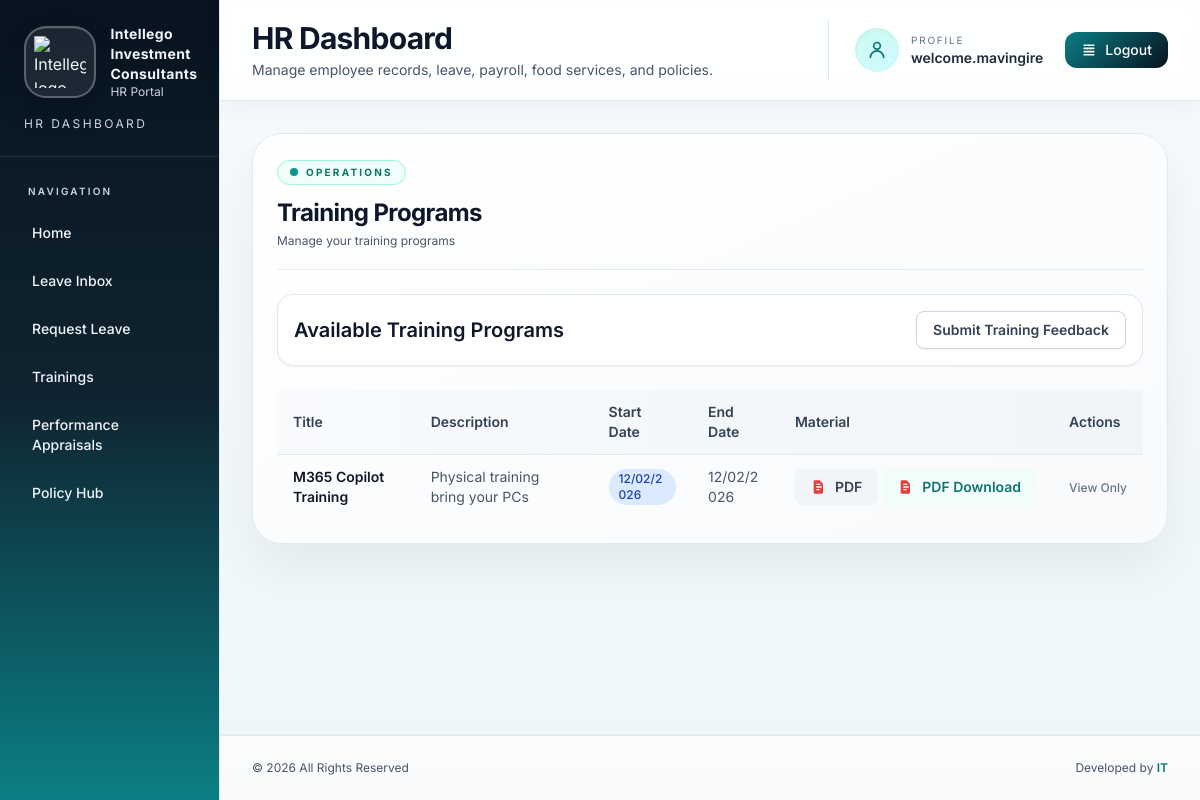
/training/ (signed in), run on an earlier commit of the app's database.
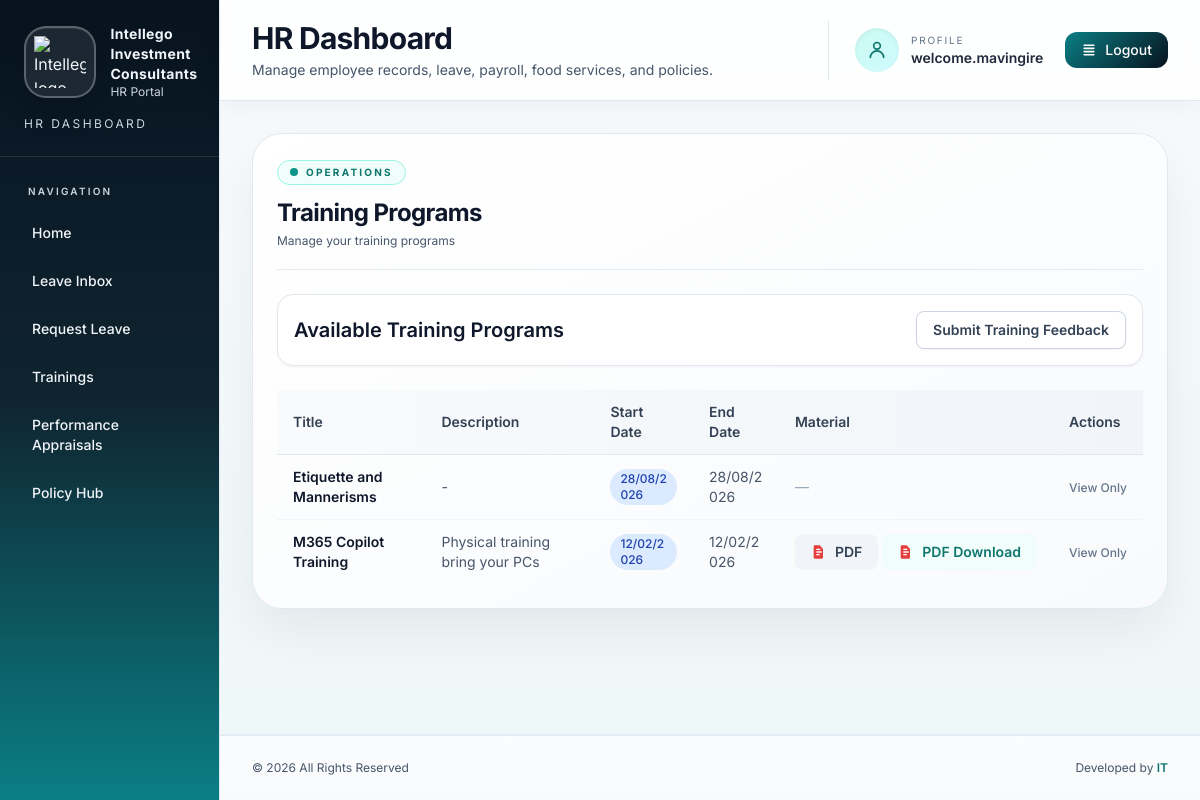
And on a later commit of the database.
### core/models.py (models this page shows, shortened)
class TrainingProgram(models.Model):
	title = models.CharField(max_length=160)
	description = models.TextField(blank=True)
	start_date = models.DateField(null=True, blank=True)
	end_date = models.DateField(null=True, blank=True)
	material_file = models.FileField(upload_to='training_materials/', null=True, blank=True)
	created_at = models.DateTimeField(auto_now_add=True)
	class Meta:
		ordering = ['-created_at']

### core/views.py (the view)
# urls.py: path('training/', TrainingProgramListView.as_view(), name='training-list'),
class TrainingProgramListView(ModuleListContextMixin, ListView):
	model = TrainingProgram
	template_name = 'core/training_list.html'
	context_object_name = 'items'
	page_title = 'Training Programs'
	create_url_name = 'core:training-create'
	hr_only_create = True
	def get_queryset(self):
		queryset = super().get_queryset()
		if is_hr_user(self.request.user):
			return queryset
		return queryset

### core/templatetags/file_icons.py (called while the page is built)
@register.filter
def file_icon(value):
    if not value:
        return 'file.svg'
    name = os.path.basename(value)
    _, ext = os.path.splitext(name.lower())
    return EXT_ICON_MAP.get(ext, 'file.svg')

@register.filter
def file_format(value):
    if not value:
        return 'FILE'
    name = os.path.basename(value)
    _, ext = os.path.splitext(name)
    return ext.replace('.', '').upper() if ext else 'FILE'

### core/views.py (called while the page is built)
def is_hr_user(user):
	return user.is_authenticated and (user.is_superuser or user.is_staff or user.groups.filter(name='HR').exists())

def is_management_user(user):
	return user.is_authenticated and user.groups.filter(name='Management').exists()

def get_user_employee_profile(user):
	if not user.is_authenticated:
		return None
	return EmployeeProfile.objects.filter(user=user).first()

def get_user_company(user):
	profile = get_user_employee_profile(user)
	return profile.company if profile else None

### templates/core/training_list.html (shortened to what the changed rows need)
{% extends 'core/module_base.html' %}
{% load static %}
{% load file_icons %}
{% block module_content %}
<div class="mb-6 flex flex-col gap-4 rounded-2xl border border-slate-200 bg-white p-4 shadow-sm sm:flex-row sm:items-center sm:justify-between">
    <h2 class="text-xl font-semibold text-slate-900">Available Training Programs</h2>
</div>
<div class="overflow-x-auto">
    <table class="min-w-full text-left text-sm">
        <thead class="border-b border-slate-200 bg-gradient-to-r from-slate-50 to-slate-100">
            <tr>
                <th class="px-4 py-3 font-semibold text-slate-700">
                    Title
                </th>
                <th class="px-4 py-3 font-semibold text-slate-700">Description</th>
                <th class="px-4 py-3 font-semibold text-slate-700">
                    Start Date
                </th>
                <th class="px-4 py-3 font-semibold text-slate-700">End Date</th>
                <th class="px-4 py-3 font-semibold text-slate-700">
                    Material
                </th>
                <th class="px-4 py-3 font-semibold text-slate-700">
                    Actions
                </th>
            </tr>
        </thead>
        <tbody class="divide-y divide-slate-100">
            {% for item in items %}
            <tr class="transition-colors hover:bg-teal-50">
                <td class="px-4 py-3 font-semibold text-slate-900">{{ item.title }}</td>
                <td class="px-4 py-3 text-slate-600">{{ item.description|default:'-'|truncatewords:10 }}</td>
                <td class="px-4 py-3 text-slate-600">
                    <span class="inline-flex items-center rounded-full bg-blue-100 px-2.5 py-0.5 text-xs font-medium text-blue-800">
                        {{ item.start_date|default:'-'|date:'d/m/Y' }}
                    </span>
                </td>
                <td class="px-4 py-3 text-slate-600">{{ item.end_date|default:'-'|date:'d/m/Y' }}</td>
                <td class="px-4 py-3 whitespace-nowrap">
                    {% if item.material_file %}
                    {% with icon=item.material_file.name|file_icon format=item.material_file.name|file_format %}
                    <a href="{{ item.material_file.url }}" target="_blank" class="inline-flex min-w-max items-center gap-2 whitespace-nowrap rounded-lg bg-slate-100 px-4 py-2 text-sm font-semibold text-slate-700 transition-all hover:bg-slate-200">
                        <img src="{% static 'images/filetypes/'|add:icon %}" alt="file icon" class="h-4 w-4 flex-shrink-0" />
                        <span>{{ format }}</span>
                    </a>
                    <a href="{{ item.material_file.url }}" class="inline-flex min-w-max items-center gap-2 whitespace-nowrap rounded-lg bg-teal-50 px-4 py-2 text-sm font-semibold text-teal-700 transition-all hover:bg-teal-100" download>
                        <img src="{% static 'images/filetypes/'|add:icon %}" alt="file icon" class="h-4 w-4 flex-shrink-0" />
                        <span>{{ format }} Download</span>
                    </a>
                    {% endwith %}
                    {% else %}
                    <span class="text-slate-400">—</span>
                    {% endif %}
                </td>
                <td class="px-4 py-3 whitespace-nowrap">
                    {% if is_hr %}
                    <div class="flex items-center gap-2 whitespace-nowrap">
                        <a href="{% url 'core:training-edit' item.pk %}" class="inline-flex items-center rounded-lg px-2.5 py-1.5 text-xs font-medium text-blue-700 transition-all hover:bg-blue-50">
                            <span>✏️</span> Edit
                        </a>
                        <a href="{% url 'core:training-delete' item.pk %}" class="inline-flex items-center rounded-lg px-2.5 py-1.5 text-xs font-medium text-rose-700 transition-all hover:bg-rose-50">
                            <span>🗑️</span> Delete
                        </a>
                    </div>
                    {% else %}
                    <span class="text-xs font-medium text-slate-500">View Only</span>
                    {% endif %}
                </td>
            </tr>
            {% endfor %}
        </tbody>
    </table>
</div>
{% endblock %}

What changed in the data, as far as the page shows it:
added TrainingProgram: title "Etiquette and Mannerisms", description "-", start_date "28/08/2026", end_date "28/08/2026"
